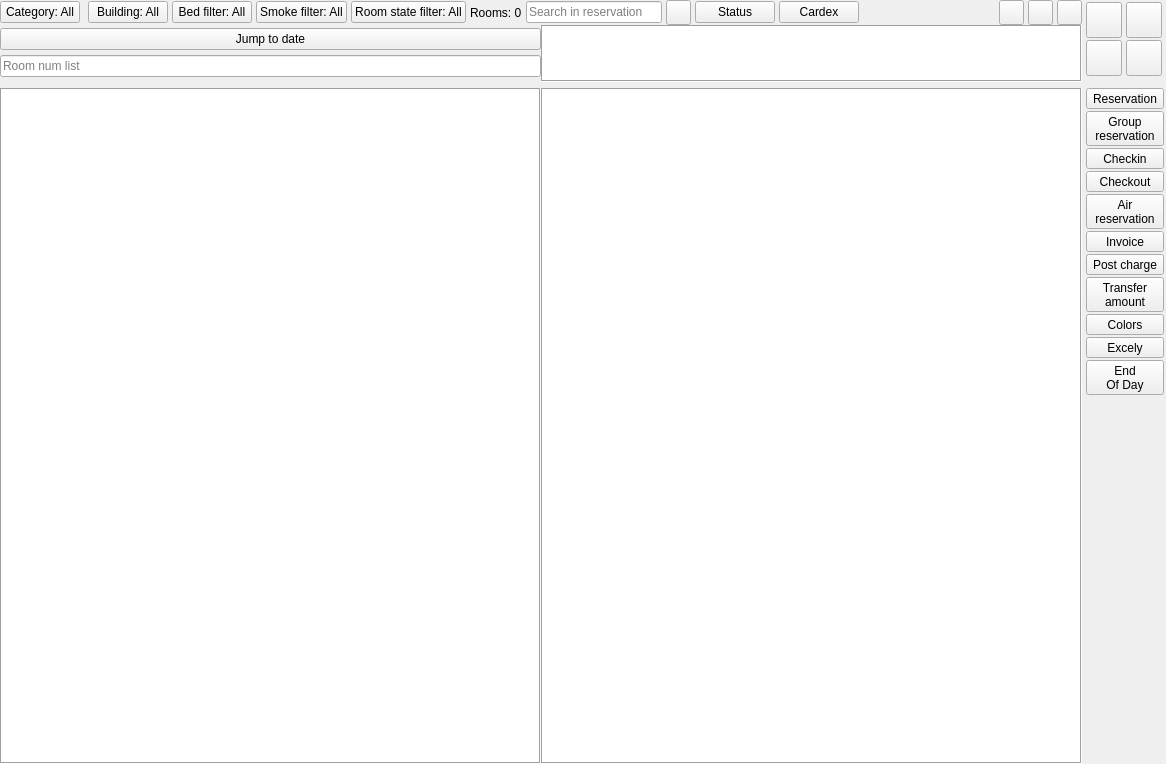
<?xml version="1.0" encoding="UTF-8"?>
<ui version="4.0">
 <class>WMainDesk</class>
 <widget class="QWidget" name="WMainDesk">
  <property name="geometry">
   <rect>
    <x>0</x>
    <y>0</y>
    <width>1166</width>
    <height>764</height>
   </rect>
  </property>
  <property name="sizePolicy">
   <sizepolicy hsizetype="Preferred" vsizetype="Preferred">
    <horstretch>0</horstretch>
    <verstretch>0</verstretch>
   </sizepolicy>
  </property>
  <property name="windowTitle">
   <string>Form</string>
  </property>
  <layout class="QGridLayout" name="gridLayout_2">
   <property name="leftMargin">
    <number>0</number>
   </property>
   <property name="topMargin">
    <number>0</number>
   </property>
   <property name="rightMargin">
    <number>0</number>
   </property>
   <property name="bottomMargin">
    <number>0</number>
   </property>
   <property name="horizontalSpacing">
    <number>2</number>
   </property>
   <property name="verticalSpacing">
    <number>0</number>
   </property>
   <item row="0" column="0">
    <widget class="QWidget" name="widget_3" native="true">
     <property name="maximumSize">
      <size>
       <width>16777215</width>
       <height>31</height>
      </size>
     </property>
     <layout class="QHBoxLayout" name="horizontalLayout_3">
      <property name="spacing">
       <number>4</number>
      </property>
      <property name="leftMargin">
       <number>0</number>
      </property>
      <property name="topMargin">
       <number>0</number>
      </property>
      <property name="rightMargin">
       <number>0</number>
      </property>
      <property name="bottomMargin">
       <number>0</number>
      </property>
      <item>
       <widget class="QPushButton" name="btnFilterCategory">
        <property name="styleSheet">
         <string notr="true">QPushButton:checked{background-color:rgb(178, 250, 184);}</string>
        </property>
        <property name="text">
         <string>Category: All</string>
        </property>
        <property name="checkable">
         <bool>false</bool>
        </property>
        <property name="checked">
         <bool>false</bool>
        </property>
       </widget>
      </item>
      <item>
       <widget class="QWidget" name="wCatButtons" native="true">
        <layout class="QHBoxLayout" name="horizontalLayout_4">
         <property name="spacing">
          <number>2</number>
         </property>
         <property name="leftMargin">
          <number>0</number>
         </property>
         <property name="topMargin">
          <number>0</number>
         </property>
         <property name="rightMargin">
          <number>0</number>
         </property>
         <property name="bottomMargin">
          <number>0</number>
         </property>
         <item>
          <layout class="QHBoxLayout" name="hlCatButtons"/>
         </item>
        </layout>
       </widget>
      </item>
      <item>
       <widget class="QPushButton" name="btnBuilding">
        <property name="text">
         <string>Building: All</string>
        </property>
       </widget>
      </item>
      <item>
       <widget class="QPushButton" name="btnBedFilter">
        <property name="text">
         <string>Bed filter: All</string>
        </property>
       </widget>
      </item>
      <item>
       <widget class="QPushButton" name="btnSmokeFilter">
        <property name="text">
         <string>Smoke filter: All</string>
        </property>
       </widget>
      </item>
      <item>
       <widget class="QPushButton" name="btnRoomStateFilter">
        <property name="text">
         <string>Room state filter: All</string>
        </property>
       </widget>
      </item>
      <item>
       <widget class="QLabel" name="lbRoomsCount">
        <property name="text">
         <string>Rooms: 0</string>
        </property>
       </widget>
      </item>
      <item>
       <widget class="QLineEdit" name="leFilterGuest">
        <property name="placeholderText">
         <string>Search in reservation</string>
        </property>
       </widget>
      </item>
      <item>
       <widget class="QPushButton" name="btnShowDockHint">
        <property name="minimumSize">
         <size>
          <width>25</width>
          <height>25</height>
         </size>
        </property>
        <property name="maximumSize">
         <size>
          <width>25</width>
          <height>25</height>
         </size>
        </property>
        <property name="text">
         <string/>
        </property>
        <property name="icon">
         <iconset resource="res.qrc">
          <normaloff>:/images/funnel.png</normaloff>:/images/funnel.png</iconset>
        </property>
       </widget>
      </item>
      <item>
       <widget class="QPushButton" name="btnStatus">
        <property name="toolTip">
         <string>Confirmed reservation</string>
        </property>
        <property name="text">
         <string>Status</string>
        </property>
        <property name="icon">
         <iconset resource="res.qrc">
          <normaloff>:/images/ball-green.png</normaloff>:/images/ball-green.png</iconset>
        </property>
       </widget>
      </item>
      <item>
       <widget class="QPushButton" name="btnFilterCardex">
        <property name="text">
         <string>Cardex</string>
        </property>
        <property name="icon">
         <iconset resource="res.qrc">
          <normaloff>:/images/partner.png</normaloff>:/images/partner.png</iconset>
        </property>
        <property name="iconSize">
         <size>
          <width>20</width>
          <height>20</height>
         </size>
        </property>
       </widget>
      </item>
      <item>
       <spacer name="horizontalSpacer_2">
        <property name="orientation">
         <enum>Qt::Orientation::Horizontal</enum>
        </property>
        <property name="sizeHint" stdset="0">
         <size>
          <width>40</width>
          <height>20</height>
         </size>
        </property>
       </spacer>
      </item>
      <item>
       <widget class="QPushButton" name="btnRefreshChart">
        <property name="minimumSize">
         <size>
          <width>25</width>
          <height>25</height>
         </size>
        </property>
        <property name="maximumSize">
         <size>
          <width>25</width>
          <height>25</height>
         </size>
        </property>
        <property name="toolTip">
         <string>Refresh chart</string>
        </property>
        <property name="text">
         <string/>
        </property>
        <property name="icon">
         <iconset resource="res.qrc">
          <normaloff>:/images/refresh.png</normaloff>:/images/refresh.png</iconset>
        </property>
        <property name="iconSize">
         <size>
          <width>20</width>
          <height>20</height>
         </size>
        </property>
       </widget>
      </item>
      <item>
       <widget class="QPushButton" name="btnClearFilter">
        <property name="minimumSize">
         <size>
          <width>25</width>
          <height>25</height>
         </size>
        </property>
        <property name="maximumSize">
         <size>
          <width>25</width>
          <height>25</height>
         </size>
        </property>
        <property name="toolTip">
         <string>Clear all filters</string>
        </property>
        <property name="text">
         <string/>
        </property>
        <property name="icon">
         <iconset resource="res.qrc">
          <normaloff>:/images/remove_filter.png</normaloff>:/images/remove_filter.png</iconset>
        </property>
        <property name="iconSize">
         <size>
          <width>20</width>
          <height>20</height>
         </size>
        </property>
       </widget>
      </item>
      <item>
       <widget class="QPushButton" name="btnClearSelection">
        <property name="minimumSize">
         <size>
          <width>25</width>
          <height>25</height>
         </size>
        </property>
        <property name="maximumSize">
         <size>
          <width>25</width>
          <height>25</height>
         </size>
        </property>
        <property name="statusTip">
         <string>Clear draft reservations (not locked)</string>
        </property>
        <property name="text">
         <string/>
        </property>
        <property name="icon">
         <iconset resource="res.qrc">
          <normaloff>:/images/eraser.png</normaloff>:/images/eraser.png</iconset>
        </property>
        <property name="iconSize">
         <size>
          <width>20</width>
          <height>20</height>
         </size>
        </property>
       </widget>
      </item>
     </layout>
    </widget>
   </item>
   <item row="2" column="0">
    <widget class="QWidget" name="wContainer" native="true">
     <property name="minimumSize">
      <size>
       <width>0</width>
       <height>0</height>
      </size>
     </property>
     <layout class="QGridLayout" name="gridLayout_3">
      <property name="leftMargin">
       <number>0</number>
      </property>
      <property name="topMargin">
       <number>0</number>
      </property>
      <property name="rightMargin">
       <number>0</number>
      </property>
      <property name="bottomMargin">
       <number>0</number>
      </property>
      <property name="horizontalSpacing">
       <number>0</number>
      </property>
      <item row="0" column="1">
       <widget class="QScrollArea" name="saDate">
        <property name="minimumSize">
         <size>
          <width>0</width>
          <height>0</height>
         </size>
        </property>
        <property name="maximumSize">
         <size>
          <width>16777215</width>
          <height>57</height>
         </size>
        </property>
        <property name="frameShape">
         <enum>QFrame::Shape::Box</enum>
        </property>
        <property name="verticalScrollBarPolicy">
         <enum>Qt::ScrollBarPolicy::ScrollBarAlwaysOff</enum>
        </property>
        <property name="horizontalScrollBarPolicy">
         <enum>Qt::ScrollBarPolicy::ScrollBarAlwaysOff</enum>
        </property>
        <property name="widgetResizable">
         <bool>true</bool>
        </property>
        <widget class="QWidget" name="scrollAreaWidgetContents_2">
         <property name="geometry">
          <rect>
           <x>0</x>
           <y>0</y>
           <width>538</width>
           <height>55</height>
          </rect>
         </property>
         <layout class="QVBoxLayout" name="verticalLayout_2">
          <property name="spacing">
           <number>0</number>
          </property>
          <property name="leftMargin">
           <number>0</number>
          </property>
          <property name="topMargin">
           <number>0</number>
          </property>
          <property name="rightMargin">
           <number>0</number>
          </property>
          <property name="bottomMargin">
           <number>0</number>
          </property>
          <item>
           <widget class="QTableWidget" name="tblMonth">
            <property name="minimumSize">
             <size>
              <width>0</width>
              <height>25</height>
             </size>
            </property>
            <property name="maximumSize">
             <size>
              <width>222222</width>
              <height>25</height>
             </size>
            </property>
            <property name="focusPolicy">
             <enum>Qt::FocusPolicy::NoFocus</enum>
            </property>
            <property name="frameShape">
             <enum>QFrame::Shape::NoFrame</enum>
            </property>
            <property name="frameShadow">
             <enum>QFrame::Shadow::Raised</enum>
            </property>
            <property name="lineWidth">
             <number>1</number>
            </property>
            <property name="verticalScrollBarPolicy">
             <enum>Qt::ScrollBarPolicy::ScrollBarAlwaysOff</enum>
            </property>
            <property name="horizontalScrollBarPolicy">
             <enum>Qt::ScrollBarPolicy::ScrollBarAlwaysOff</enum>
            </property>
            <property name="editTriggers">
             <set>QAbstractItemView::EditTrigger::NoEditTriggers</set>
            </property>
            <attribute name="horizontalHeaderVisible">
             <bool>false</bool>
            </attribute>
            <attribute name="horizontalHeaderMinimumSectionSize">
             <number>20</number>
            </attribute>
            <attribute name="horizontalHeaderDefaultSectionSize">
             <number>35</number>
            </attribute>
            <attribute name="verticalHeaderVisible">
             <bool>false</bool>
            </attribute>
            <attribute name="verticalHeaderMinimumSectionSize">
             <number>20</number>
            </attribute>
            <attribute name="verticalHeaderDefaultSectionSize">
             <number>25</number>
            </attribute>
            <attribute name="verticalHeaderHighlightSections">
             <bool>false</bool>
            </attribute>
           </widget>
          </item>
          <item>
           <widget class="QTableWidget" name="tblDay">
            <property name="minimumSize">
             <size>
              <width>0</width>
              <height>30</height>
             </size>
            </property>
            <property name="maximumSize">
             <size>
              <width>222222</width>
              <height>30</height>
             </size>
            </property>
            <property name="focusPolicy">
             <enum>Qt::FocusPolicy::NoFocus</enum>
            </property>
            <property name="frameShape">
             <enum>QFrame::Shape::NoFrame</enum>
            </property>
            <property name="frameShadow">
             <enum>QFrame::Shadow::Raised</enum>
            </property>
            <property name="lineWidth">
             <number>1</number>
            </property>
            <property name="verticalScrollBarPolicy">
             <enum>Qt::ScrollBarPolicy::ScrollBarAlwaysOff</enum>
            </property>
            <property name="horizontalScrollBarPolicy">
             <enum>Qt::ScrollBarPolicy::ScrollBarAlwaysOff</enum>
            </property>
            <property name="editTriggers">
             <set>QAbstractItemView::EditTrigger::NoEditTriggers</set>
            </property>
            <attribute name="horizontalHeaderVisible">
             <bool>false</bool>
            </attribute>
            <attribute name="horizontalHeaderMinimumSectionSize">
             <number>20</number>
            </attribute>
            <attribute name="horizontalHeaderDefaultSectionSize">
             <number>35</number>
            </attribute>
            <attribute name="verticalHeaderVisible">
             <bool>false</bool>
            </attribute>
            <attribute name="verticalHeaderMinimumSectionSize">
             <number>20</number>
            </attribute>
            <attribute name="verticalHeaderHighlightSections">
             <bool>false</bool>
            </attribute>
           </widget>
          </item>
         </layout>
        </widget>
       </widget>
      </item>
      <item row="1" column="1">
       <widget class="QScrollArea" name="saMain">
        <property name="frameShape">
         <enum>QFrame::Shape::Box</enum>
        </property>
        <property name="frameShadow">
         <enum>QFrame::Shadow::Sunken</enum>
        </property>
        <property name="verticalScrollBarPolicy">
         <enum>Qt::ScrollBarPolicy::ScrollBarAlwaysOff</enum>
        </property>
        <property name="horizontalScrollBarPolicy">
         <enum>Qt::ScrollBarPolicy::ScrollBarAlwaysOff</enum>
        </property>
        <property name="widgetResizable">
         <bool>true</bool>
        </property>
        <widget class="QWidget" name="scrollAreaWidgetContents_3">
         <property name="geometry">
          <rect>
           <x>0</x>
           <y>0</y>
           <width>538</width>
           <height>669</height>
          </rect>
         </property>
         <layout class="QVBoxLayout" name="verticalLayout">
          <property name="spacing">
           <number>0</number>
          </property>
          <property name="leftMargin">
           <number>0</number>
          </property>
          <property name="topMargin">
           <number>0</number>
          </property>
          <property name="rightMargin">
           <number>0</number>
          </property>
          <property name="bottomMargin">
           <number>0</number>
          </property>
          <item>
           <widget class="QGraphicsView" name="g">
            <property name="mouseTracking">
             <bool>true</bool>
            </property>
            <property name="focusPolicy">
             <enum>Qt::FocusPolicy::NoFocus</enum>
            </property>
            <property name="frameShape">
             <enum>QFrame::Shape::NoFrame</enum>
            </property>
            <property name="frameShadow">
             <enum>QFrame::Shadow::Raised</enum>
            </property>
            <property name="verticalScrollBarPolicy">
             <enum>Qt::ScrollBarPolicy::ScrollBarAlwaysOff</enum>
            </property>
            <property name="horizontalScrollBarPolicy">
             <enum>Qt::ScrollBarPolicy::ScrollBarAlwaysOff</enum>
            </property>
            <property name="alignment">
             <set>Qt::AlignmentFlag::AlignLeading|Qt::AlignmentFlag::AlignLeft|Qt::AlignmentFlag::AlignTop</set>
            </property>
           </widget>
          </item>
         </layout>
        </widget>
       </widget>
      </item>
      <item row="1" column="0">
       <widget class="QWidget" name="wRoom" native="true">
        <property name="minimumSize">
         <size>
          <width>0</width>
          <height>0</height>
         </size>
        </property>
        <layout class="QVBoxLayout" name="verticalLayout_4">
         <property name="spacing">
          <number>0</number>
         </property>
         <property name="leftMargin">
          <number>0</number>
         </property>
         <property name="topMargin">
          <number>0</number>
         </property>
         <property name="rightMargin">
          <number>0</number>
         </property>
         <property name="bottomMargin">
          <number>0</number>
         </property>
         <item>
          <widget class="QScrollArea" name="saRoom">
           <property name="maximumSize">
            <size>
             <width>16777215</width>
             <height>16777215</height>
            </size>
           </property>
           <property name="frameShape">
            <enum>QFrame::Shape::Box</enum>
           </property>
           <property name="verticalScrollBarPolicy">
            <enum>Qt::ScrollBarPolicy::ScrollBarAlwaysOff</enum>
           </property>
           <property name="horizontalScrollBarPolicy">
            <enum>Qt::ScrollBarPolicy::ScrollBarAlwaysOff</enum>
           </property>
           <property name="widgetResizable">
            <bool>true</bool>
           </property>
           <widget class="QWidget" name="scrollAreaWidgetContents">
            <property name="geometry">
             <rect>
              <x>0</x>
              <y>0</y>
              <width>539</width>
              <height>669</height>
             </rect>
            </property>
            <layout class="QHBoxLayout" name="horizontalLayout">
             <property name="spacing">
              <number>0</number>
             </property>
             <property name="leftMargin">
              <number>0</number>
             </property>
             <property name="topMargin">
              <number>0</number>
             </property>
             <property name="rightMargin">
              <number>0</number>
             </property>
             <property name="bottomMargin">
              <number>0</number>
             </property>
             <item>
              <widget class="QTableWidget" name="tblRoom">
               <property name="focusPolicy">
                <enum>Qt::FocusPolicy::NoFocus</enum>
               </property>
               <property name="frameShape">
                <enum>QFrame::Shape::NoFrame</enum>
               </property>
               <property name="verticalScrollBarPolicy">
                <enum>Qt::ScrollBarPolicy::ScrollBarAlwaysOff</enum>
               </property>
               <property name="horizontalScrollBarPolicy">
                <enum>Qt::ScrollBarPolicy::ScrollBarAlwaysOff</enum>
               </property>
               <property name="editTriggers">
                <set>QAbstractItemView::EditTrigger::NoEditTriggers</set>
               </property>
               <attribute name="horizontalHeaderVisible">
                <bool>false</bool>
               </attribute>
               <attribute name="horizontalHeaderDefaultSectionSize">
                <number>250</number>
               </attribute>
               <attribute name="verticalHeaderVisible">
                <bool>false</bool>
               </attribute>
               <attribute name="verticalHeaderDefaultSectionSize">
                <number>25</number>
               </attribute>
               <attribute name="verticalHeaderHighlightSections">
                <bool>false</bool>
               </attribute>
              </widget>
             </item>
            </layout>
           </widget>
          </widget>
         </item>
        </layout>
       </widget>
      </item>
      <item row="0" column="0">
       <layout class="QVBoxLayout" name="verticalLayout_3">
        <property name="spacing">
         <number>2</number>
        </property>
        <property name="bottomMargin">
         <number>2</number>
        </property>
        <item>
         <widget class="QPushButton" name="btnJumpToDate">
          <property name="sizePolicy">
           <sizepolicy hsizetype="Minimum" vsizetype="Fixed">
            <horstretch>0</horstretch>
            <verstretch>0</verstretch>
           </sizepolicy>
          </property>
          <property name="text">
           <string>Jump to date</string>
          </property>
         </widget>
        </item>
        <item>
         <widget class="QLineEdit" name="leJumpToRoom">
          <property name="sizePolicy">
           <sizepolicy hsizetype="Minimum" vsizetype="Fixed">
            <horstretch>0</horstretch>
            <verstretch>0</verstretch>
           </sizepolicy>
          </property>
          <property name="maximumSize">
           <size>
            <width>16777215</width>
            <height>16777215</height>
           </size>
          </property>
          <property name="placeholderText">
           <string>Room num list</string>
          </property>
         </widget>
        </item>
       </layout>
      </item>
     </layout>
    </widget>
   </item>
   <item row="0" column="1" rowspan="3">
    <layout class="QGridLayout" name="gridLayout">
     <property name="leftMargin">
      <number>2</number>
     </property>
     <property name="topMargin">
      <number>2</number>
     </property>
     <property name="rightMargin">
      <number>2</number>
     </property>
     <property name="bottomMargin">
      <number>2</number>
     </property>
     <property name="spacing">
      <number>2</number>
     </property>
     <item row="11" column="0" colspan="2">
      <widget class="QToolButton" name="btnColors">
       <property name="minimumSize">
        <size>
         <width>0</width>
         <height>0</height>
        </size>
       </property>
       <property name="maximumSize">
        <size>
         <width>555</width>
         <height>555</height>
        </size>
       </property>
       <property name="sizeIncrement">
        <size>
         <width>1</width>
         <height>0</height>
        </size>
       </property>
       <property name="text">
        <string>Colors</string>
       </property>
       <property name="icon">
        <iconset resource="res.qrc">
         <normaloff>:/images/color.png</normaloff>:/images/color.png</iconset>
       </property>
       <property name="toolButtonStyle">
        <enum>Qt::ToolButtonStyle::ToolButtonTextUnderIcon</enum>
       </property>
      </widget>
     </item>
     <item row="0" column="1">
      <widget class="QPushButton" name="btnScrollRight">
       <property name="minimumSize">
        <size>
         <width>36</width>
         <height>36</height>
        </size>
       </property>
       <property name="maximumSize">
        <size>
         <width>36</width>
         <height>36</height>
        </size>
       </property>
       <property name="text">
        <string/>
       </property>
       <property name="icon">
        <iconset resource="res.qrc">
         <normaloff>:/images/right.png</normaloff>:/images/right.png</iconset>
       </property>
       <property name="iconSize">
        <size>
         <width>32</width>
         <height>32</height>
        </size>
       </property>
      </widget>
     </item>
     <item row="6" column="0" colspan="2">
      <widget class="QToolButton" name="btnCheckoutFilter">
       <property name="minimumSize">
        <size>
         <width>0</width>
         <height>0</height>
        </size>
       </property>
       <property name="maximumSize">
        <size>
         <width>555</width>
         <height>555</height>
        </size>
       </property>
       <property name="sizeIncrement">
        <size>
         <width>1</width>
         <height>0</height>
        </size>
       </property>
       <property name="text">
        <string>Checkout</string>
       </property>
       <property name="icon">
        <iconset resource="res.qrc">
         <normaloff>:/images/departure.png</normaloff>:/images/departure.png</iconset>
       </property>
       <property name="iconSize">
        <size>
         <width>24</width>
         <height>24</height>
        </size>
       </property>
       <property name="toolButtonStyle">
        <enum>Qt::ToolButtonStyle::ToolButtonTextUnderIcon</enum>
       </property>
      </widget>
     </item>
     <item row="0" column="0">
      <widget class="QPushButton" name="btnScrollLeft">
       <property name="minimumSize">
        <size>
         <width>36</width>
         <height>36</height>
        </size>
       </property>
       <property name="maximumSize">
        <size>
         <width>36</width>
         <height>36</height>
        </size>
       </property>
       <property name="text">
        <string/>
       </property>
       <property name="icon">
        <iconset resource="res.qrc">
         <normaloff>:/images/left.png</normaloff>:/images/left.png</iconset>
       </property>
       <property name="iconSize">
        <size>
         <width>32</width>
         <height>32</height>
        </size>
       </property>
      </widget>
     </item>
     <item row="10" column="0" colspan="2">
      <widget class="QToolButton" name="btnTransferRoom">
       <property name="minimumSize">
        <size>
         <width>0</width>
         <height>0</height>
        </size>
       </property>
       <property name="maximumSize">
        <size>
         <width>555</width>
         <height>555</height>
        </size>
       </property>
       <property name="sizeIncrement">
        <size>
         <width>1</width>
         <height>0</height>
        </size>
       </property>
       <property name="text">
        <string>Transfer
amount</string>
       </property>
       <property name="icon">
        <iconset resource="res.qrc">
         <normaloff>:/images/transfer.png</normaloff>:/images/transfer.png</iconset>
       </property>
       <property name="toolButtonStyle">
        <enum>Qt::ToolButtonStyle::ToolButtonTextUnderIcon</enum>
       </property>
      </widget>
     </item>
     <item row="9" column="0" colspan="2">
      <widget class="QToolButton" name="btnPostCharge">
       <property name="minimumSize">
        <size>
         <width>0</width>
         <height>0</height>
        </size>
       </property>
       <property name="maximumSize">
        <size>
         <width>555</width>
         <height>555</height>
        </size>
       </property>
       <property name="sizeIncrement">
        <size>
         <width>1</width>
         <height>0</height>
        </size>
       </property>
       <property name="text">
        <string>Post charge</string>
       </property>
       <property name="icon">
        <iconset resource="res.qrc">
         <normaloff>:/images/charge.png</normaloff>:/images/charge.png</iconset>
       </property>
       <property name="iconSize">
        <size>
         <width>20</width>
         <height>20</height>
        </size>
       </property>
       <property name="toolButtonStyle">
        <enum>Qt::ToolButtonStyle::ToolButtonTextUnderIcon</enum>
       </property>
      </widget>
     </item>
     <item row="5" column="0" colspan="2">
      <widget class="QToolButton" name="btnCheckin">
       <property name="minimumSize">
        <size>
         <width>0</width>
         <height>0</height>
        </size>
       </property>
       <property name="maximumSize">
        <size>
         <width>555</width>
         <height>555</height>
        </size>
       </property>
       <property name="sizeIncrement">
        <size>
         <width>1</width>
         <height>0</height>
        </size>
       </property>
       <property name="text">
        <string>Checkin</string>
       </property>
       <property name="icon">
        <iconset resource="res.qrc">
         <normaloff>:/images/checkin2.png</normaloff>:/images/checkin2.png</iconset>
       </property>
       <property name="iconSize">
        <size>
         <width>24</width>
         <height>24</height>
        </size>
       </property>
       <property name="toolButtonStyle">
        <enum>Qt::ToolButtonStyle::ToolButtonTextUnderIcon</enum>
       </property>
      </widget>
     </item>
     <item row="3" column="0" colspan="2">
      <widget class="QToolButton" name="btnCheckIn">
       <property name="minimumSize">
        <size>
         <width>0</width>
         <height>0</height>
        </size>
       </property>
       <property name="maximumSize">
        <size>
         <width>555</width>
         <height>555</height>
        </size>
       </property>
       <property name="sizeIncrement">
        <size>
         <width>1</width>
         <height>0</height>
        </size>
       </property>
       <property name="font">
        <font>
         <strikeout>false</strikeout>
        </font>
       </property>
       <property name="text">
        <string>Reservation</string>
       </property>
       <property name="icon">
        <iconset resource="res.qrc">
         <normaloff>:/images/checkin.png</normaloff>:/images/checkin.png</iconset>
       </property>
       <property name="iconSize">
        <size>
         <width>24</width>
         <height>24</height>
        </size>
       </property>
       <property name="toolButtonStyle">
        <enum>Qt::ToolButtonStyle::ToolButtonTextUnderIcon</enum>
       </property>
      </widget>
     </item>
     <item row="13" column="0" colspan="2">
      <widget class="QToolButton" name="btnEndOfDay">
       <property name="enabled">
        <bool>true</bool>
       </property>
       <property name="minimumSize">
        <size>
         <width>0</width>
         <height>0</height>
        </size>
       </property>
       <property name="maximumSize">
        <size>
         <width>555</width>
         <height>555</height>
        </size>
       </property>
       <property name="sizeIncrement">
        <size>
         <width>1</width>
         <height>0</height>
        </size>
       </property>
       <property name="text">
        <string>End
Of Day</string>
       </property>
       <property name="icon">
        <iconset resource="res.qrc">
         <normaloff>:/images/moon.png</normaloff>:/images/moon.png</iconset>
       </property>
       <property name="toolButtonStyle">
        <enum>Qt::ToolButtonStyle::ToolButtonTextUnderIcon</enum>
       </property>
      </widget>
     </item>
     <item row="1" column="0">
      <widget class="QPushButton" name="btnScrollDown">
       <property name="minimumSize">
        <size>
         <width>36</width>
         <height>36</height>
        </size>
       </property>
       <property name="maximumSize">
        <size>
         <width>36</width>
         <height>36</height>
        </size>
       </property>
       <property name="text">
        <string/>
       </property>
       <property name="icon">
        <iconset resource="res.qrc">
         <normaloff>:/images/down.png</normaloff>:/images/down.png</iconset>
       </property>
       <property name="iconSize">
        <size>
         <width>32</width>
         <height>32</height>
        </size>
       </property>
      </widget>
     </item>
     <item row="14" column="0">
      <spacer name="verticalSpacer">
       <property name="orientation">
        <enum>Qt::Orientation::Vertical</enum>
       </property>
       <property name="sizeHint" stdset="0">
        <size>
         <width>20</width>
         <height>40</height>
        </size>
       </property>
      </spacer>
     </item>
     <item row="8" column="0" colspan="2">
      <widget class="QToolButton" name="btnInvoice">
       <property name="minimumSize">
        <size>
         <width>0</width>
         <height>0</height>
        </size>
       </property>
       <property name="maximumSize">
        <size>
         <width>555</width>
         <height>555</height>
        </size>
       </property>
       <property name="sizeIncrement">
        <size>
         <width>1</width>
         <height>0</height>
        </size>
       </property>
       <property name="text">
        <string>Invoice</string>
       </property>
       <property name="icon">
        <iconset resource="res.qrc">
         <normaloff>:/images/invoice.png</normaloff>:/images/invoice.png</iconset>
       </property>
       <property name="iconSize">
        <size>
         <width>24</width>
         <height>24</height>
        </size>
       </property>
       <property name="toolButtonStyle">
        <enum>Qt::ToolButtonStyle::ToolButtonTextUnderIcon</enum>
       </property>
      </widget>
     </item>
     <item row="1" column="1">
      <widget class="QPushButton" name="btnScrollUp">
       <property name="minimumSize">
        <size>
         <width>36</width>
         <height>36</height>
        </size>
       </property>
       <property name="maximumSize">
        <size>
         <width>36</width>
         <height>36</height>
        </size>
       </property>
       <property name="text">
        <string/>
       </property>
       <property name="icon">
        <iconset resource="res.qrc">
         <normaloff>:/images/up.png</normaloff>:/images/up.png</iconset>
       </property>
       <property name="iconSize">
        <size>
         <width>32</width>
         <height>32</height>
        </size>
       </property>
      </widget>
     </item>
     <item row="2" column="0">
      <spacer name="verticalSpacer_2">
       <property name="orientation">
        <enum>Qt::Orientation::Vertical</enum>
       </property>
       <property name="sizeType">
        <enum>QSizePolicy::Policy::Fixed</enum>
       </property>
       <property name="sizeHint" stdset="0">
        <size>
         <width>20</width>
         <height>10</height>
        </size>
       </property>
      </spacer>
     </item>
     <item row="7" column="0" colspan="2">
      <widget class="QToolButton" name="btnAirReserve">
       <property name="maximumSize">
        <size>
         <width>555</width>
         <height>555</height>
        </size>
       </property>
       <property name="text">
        <string>Air
reservation</string>
       </property>
       <property name="icon">
        <iconset resource="res.qrc">
         <normaloff>:/images/ari.png</normaloff>:/images/ari.png</iconset>
       </property>
       <property name="iconSize">
        <size>
         <width>24</width>
         <height>24</height>
        </size>
       </property>
       <property name="toolButtonStyle">
        <enum>Qt::ToolButtonStyle::ToolButtonTextUnderIcon</enum>
       </property>
      </widget>
     </item>
     <item row="4" column="0" colspan="2">
      <widget class="QToolButton" name="btnGroupReservation">
       <property name="minimumSize">
        <size>
         <width>0</width>
         <height>0</height>
        </size>
       </property>
       <property name="maximumSize">
        <size>
         <width>555</width>
         <height>555</height>
        </size>
       </property>
       <property name="sizeIncrement">
        <size>
         <width>1</width>
         <height>0</height>
        </size>
       </property>
       <property name="text">
        <string>Group
reservation</string>
       </property>
       <property name="icon">
        <iconset resource="res.qrc">
         <normaloff>:/images/groupreservation.png</normaloff>:/images/groupreservation.png</iconset>
       </property>
       <property name="iconSize">
        <size>
         <width>20</width>
         <height>20</height>
        </size>
       </property>
       <property name="toolButtonStyle">
        <enum>Qt::ToolButtonStyle::ToolButtonTextUnderIcon</enum>
       </property>
       <property name="autoRaise">
        <bool>false</bool>
       </property>
       <property name="arrowType">
        <enum>Qt::ArrowType::NoArrow</enum>
       </property>
      </widget>
     </item>
     <item row="12" column="0" colspan="2">
      <widget class="QToolButton" name="btnExcely">
       <property name="enabled">
        <bool>true</bool>
       </property>
       <property name="minimumSize">
        <size>
         <width>0</width>
         <height>0</height>
        </size>
       </property>
       <property name="maximumSize">
        <size>
         <width>555</width>
         <height>555</height>
        </size>
       </property>
       <property name="sizeIncrement">
        <size>
         <width>1</width>
         <height>0</height>
        </size>
       </property>
       <property name="text">
        <string>Excely</string>
       </property>
       <property name="icon">
        <iconset resource="res.qrc">
         <normaloff>:/images/excely.png</normaloff>:/images/excely.png</iconset>
       </property>
       <property name="toolButtonStyle">
        <enum>Qt::ToolButtonStyle::ToolButtonTextUnderIcon</enum>
       </property>
      </widget>
     </item>
    </layout>
   </item>
  </layout>
 </widget>
 <resources>
  <include location="res.qrc"/>
 </resources>
 <connections/>
</ui>
